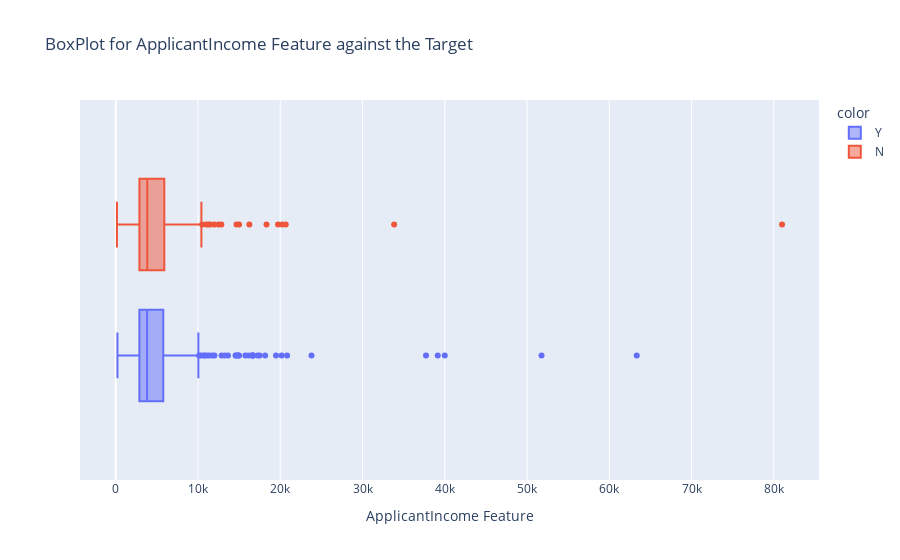
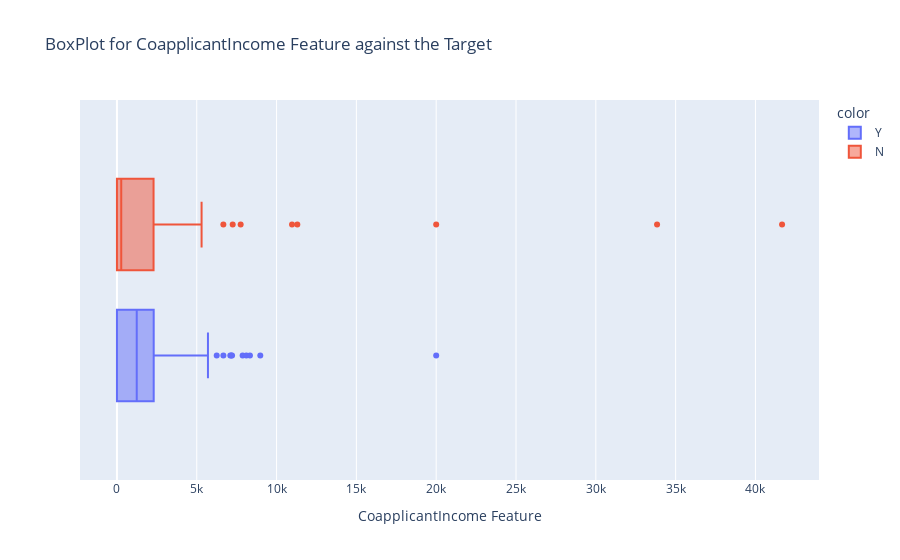
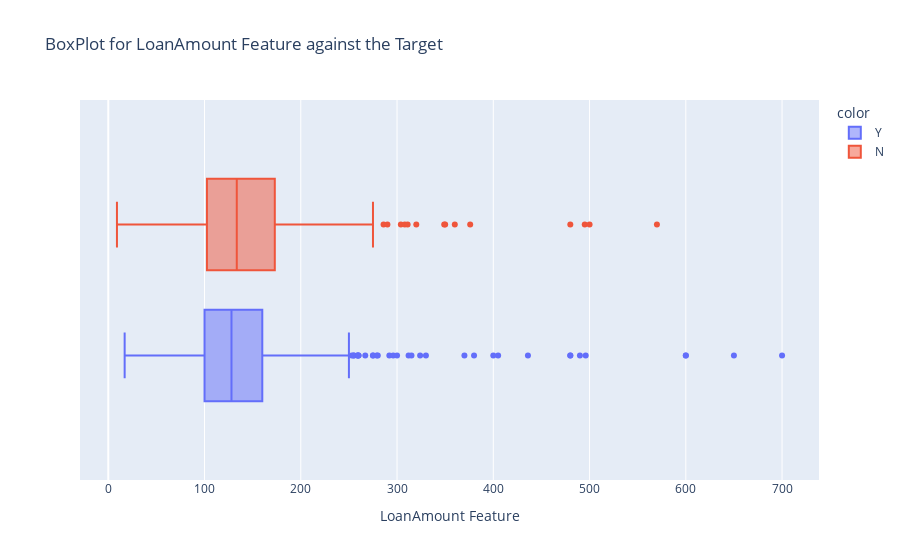

These figures' notebook cell, in order:
### Code cell
# Select features to plot
plot_cols = ['ApplicantIncome', 'CoapplicantIncome', 'LoanAmount']

# Plot numeric features against target
plt.Figure(figsize=(3,4))
for col in plot_cols:
    fig = px.box(data_frame=df[plot_cols], x=col, color=df['Loan_Status'], title=f'BoxPlot for {col} Feature against the Target')
    fig.update_layout(xaxis_title=f'{col} Feature')
    fig.show()

### Figure 1 — Plotly figure (JSON) as saved in the notebook; plotly's stock layout.template omitted (floating-point values rounded to 4 significant figures; data arrays with more than 128 entries replaced by an {"elided": "..."} marker saying what was removed)
{"data": [{"alignmentgroup": "True", "hovertemplate": "color=Y<br>ApplicantIncome=%{x}<extra></extra>", "legendgroup": "Y", "marker": {"color": "#636efa"}, "name": "Y", "notched": false, "offsetgroup": "Y", "orientation": "h", "showlegend": true, "type": "box", "x": {"elided": "422 int values"}, "x0": " ", "xaxis": "x", "y0": " ", "yaxis": "y"}, {"alignmentgroup": "True", "hovertemplate": "color=N<br>ApplicantIncome=%{x}<extra></extra>", "legendgroup": "N", "marker": {"color": "#EF553B"}, "name": "N", "notched": false, "offsetgroup": "N", "orientation": "h", "showlegend": true, "type": "box", "x": {"elided": "192 int values"}, "x0": " ", "xaxis": "x", "y0": " ", "yaxis": "y"}], "layout": {"boxmode": "group", "legend": {"title": {"text": "color"}, "tracegroupgap": 0}, "title": {"text": "BoxPlot for ApplicantIncome Feature against the Target"}, "xaxis": {"anchor": "y", "domain": [0, 1], "title": {"text": "ApplicantIncome Feature"}}, "yaxis": {"anchor": "x", "domain": [0, 1]}}}

### Figure 2 — Plotly figure (JSON) as saved in the notebook; plotly's stock layout.template omitted (floating-point values rounded to 4 significant figures; data arrays with more than 128 entries replaced by an {"elided": "..."} marker saying what was removed)
{"data": [{"alignmentgroup": "True", "hovertemplate": "color=Y<br>CoapplicantIncome=%{x}<extra></extra>", "legendgroup": "Y", "marker": {"color": "#636efa"}, "name": "Y", "notched": false, "offsetgroup": "Y", "orientation": "h", "showlegend": true, "type": "box", "x": {"elided": "422 float values"}, "x0": " ", "xaxis": "x", "y0": " ", "yaxis": "y"}, {"alignmentgroup": "True", "hovertemplate": "color=N<br>CoapplicantIncome=%{x}<extra></extra>", "legendgroup": "N", "marker": {"color": "#EF553B"}, "name": "N", "notched": false, "offsetgroup": "N", "orientation": "h", "showlegend": true, "type": "box", "x": {"elided": "192 int values"}, "x0": " ", "xaxis": "x", "y0": " ", "yaxis": "y"}], "layout": {"boxmode": "group", "legend": {"title": {"text": "color"}, "tracegroupgap": 0}, "title": {"text": "BoxPlot for CoapplicantIncome Feature against the Target"}, "xaxis": {"anchor": "y", "domain": [0, 1], "title": {"text": "CoapplicantIncome Feature"}}, "yaxis": {"anchor": "x", "domain": [0, 1]}}}

### Figure 3 — Plotly figure (JSON) as saved in the notebook; plotly's stock layout.template omitted (floating-point values rounded to 4 significant figures; data arrays with more than 128 entries replaced by an {"elided": "..."} marker saying what was removed)
{"data": [{"alignmentgroup": "True", "hovertemplate": "color=Y<br>LoanAmount=%{x}<extra></extra>", "legendgroup": "Y", "marker": {"color": "#636efa"}, "name": "Y", "notched": false, "offsetgroup": "Y", "orientation": "h", "showlegend": true, "type": "box", "x": {"elided": "422 float values"}, "x0": " ", "xaxis": "x", "y0": " ", "yaxis": "y"}, {"alignmentgroup": "True", "hovertemplate": "color=N<br>LoanAmount=%{x}<extra></extra>", "legendgroup": "N", "marker": {"color": "#EF553B"}, "name": "N", "notched": false, "offsetgroup": "N", "orientation": "h", "showlegend": true, "type": "box", "x": {"elided": "192 float values"}, "x0": " ", "xaxis": "x", "y0": " ", "yaxis": "y"}], "layout": {"boxmode": "group", "legend": {"title": {"text": "color"}, "tracegroupgap": 0}, "title": {"text": "BoxPlot for LoanAmount Feature against the Target"}, "xaxis": {"anchor": "y", "domain": [0, 1], "title": {"text": "LoanAmount Feature"}}, "yaxis": {"anchor": "x", "domain": [0, 1]}}}
